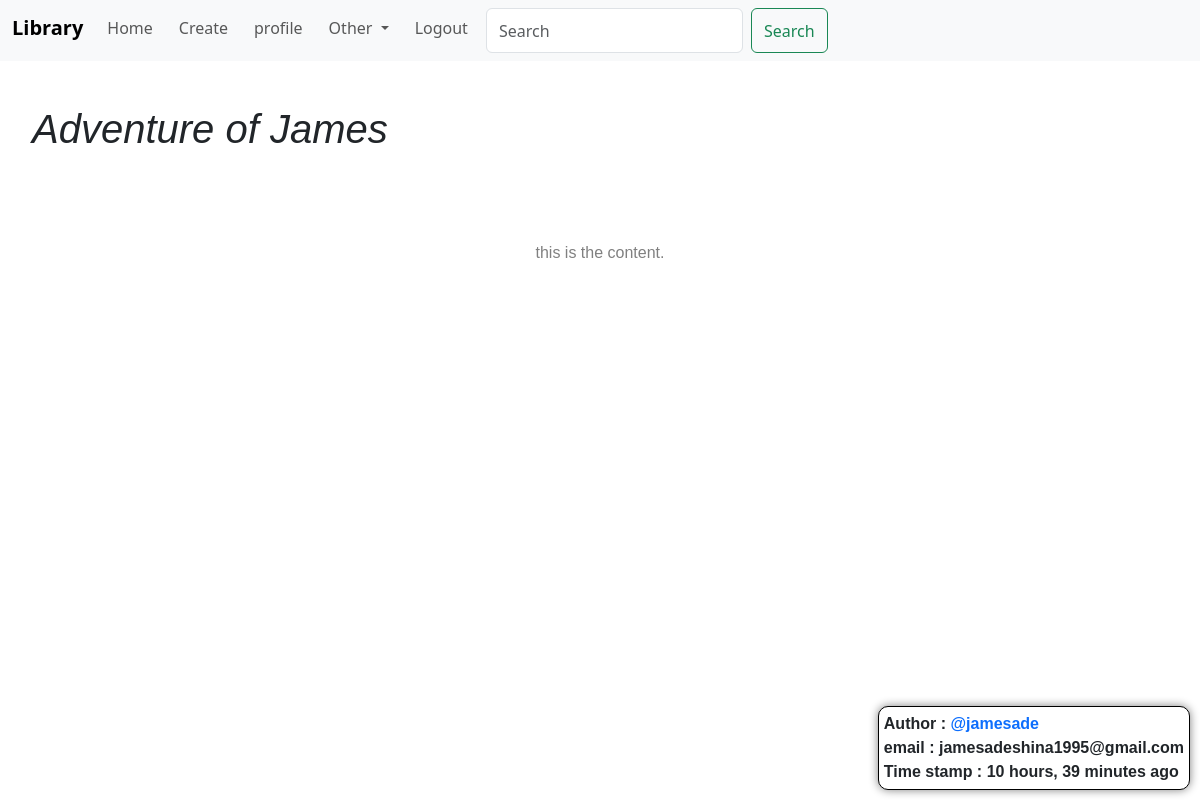
/read/31 (signed in), run on the app's committed database.
### main/models.py (models this page shows, shortened)
class Book(models.Model):
    author = models.ForeignKey(User, on_delete=models.CASCADE, null=True, blank=True)
    title = models.CharField(max_length=300)
    cover = models.ImageField(upload_to='images/', default="images/all.jpg")
    description = models.TextField(max_length=50000, null=True, blank=True)
    genre = models.ManyToManyField(Genre, related_name='genres', blank=True)
    body = models.TextField(null=True, blank=True)
    date_added = models.DateTimeField(auto_now_add=True)
    class Meta:
        ordering = ['-date_added']

### main/views.py (the view)
# urls.py: path('read/<int:book_id>', views.ReadBook, name='read'),
@login_required(login_url='login')
def ReadBook(request, book_id):
    book = Book.objects.get(id=book_id)
    if book.body == None or len(book.body) == 0:
        return HttpResponse(
            """
                    Content Currently Undergoing Production ... visit later
            """
        )
    context = {'book':book}
    return render(request,'main/read.html', context)

### main/templates/main/read.html
{% extends 'base.html' %}
{% block content %}
    <div>
    <h1>{{ book.title }}</h1>
    <main>
        <div class="main" align="center">
            <p>{{ book.body }}</p>
        </div>
    </main>
    <br><br><br><br>
    <div class="footer">
        <span class="author">Author : <a href="{% url 'profile' book.author %}"> @{{ book.author|lower }}</a></span><br>
        <span class="author">email : {{ book.author.email|lower }}</span><br>
        <span class="author">Time stamp : {{ book.date_added|timesince }} ago</span>
    </div>
    </div>
{% endblock %}

### static/css/main.css (style rules this page uses)
a { text-decoration: none; margin-bottom: 5px; }
a { text-decoration: none; margin-right: 10px; font-weight: bolder; }
.main { width: 100%; color: grey; font-family: Verdana, Geneva, Tahoma, sans-serif; text-transform: lowercase; }
main { padding: 60px; }
h1 { background-color: white; padding: 20px; min-width: 100%; font-weight: lighter; font-style: italic; font-family: 'Franklin Gothic Medium', 'Arial Narrow', Arial, sans-serif; }
.footer { position: fixed; bottom: 10px; right: 10px; font-weight: bolder; border-right-width: 1px; border-color: black; padding: 5px; background-color: white; border-radius: 0px; font-family: 'Trebuchet MS', 'Lucida Sans Unicode', 'Lucida Grande', 'Lucida Sans', Arial, sans-serif; border: 1px solid black; border-radius: 10px; box-shadow: 0px 0px 10px grey; }

### data on the page
Book: title "Adventure of James", body "this is the content.", author "jamesade", author.email "jamesadeshina1995@gmail.com", date_added "10 hours, 39 minutes"
